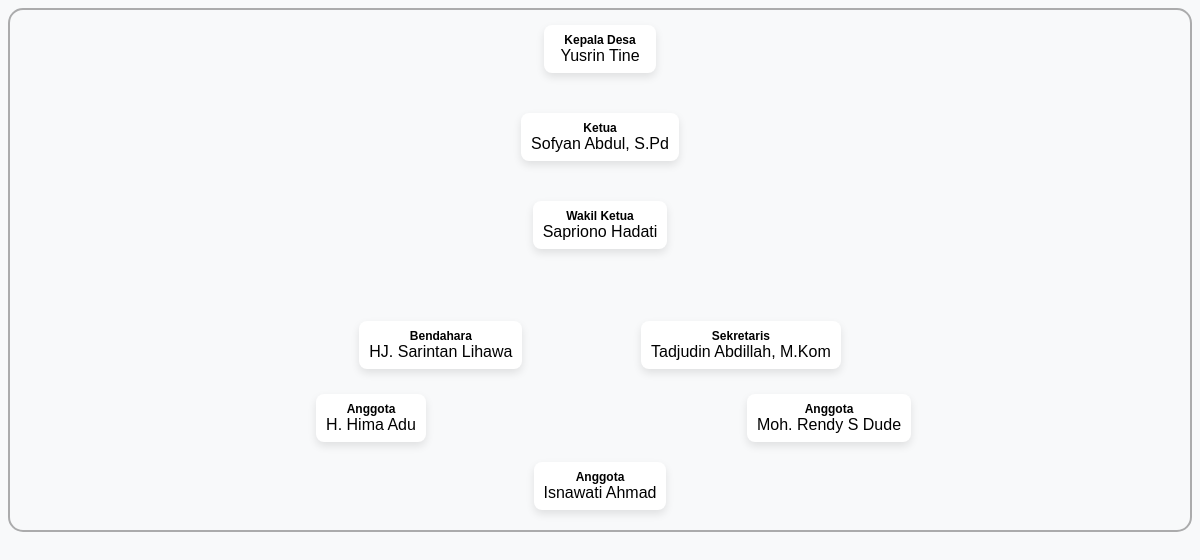
Page /test.php on the committed database.
### tables this page shows
CREATE TABLE `anggotaa` (
  `id_anggota` int(10) NOT NULL,
  `nama_anggota` varchar(30) NOT NULL,
  `jabatan` varchar(20) NOT NULL,
  `alamat` varchar(25) NOT NULL,
  `nomor_telepon` varchar(15) NOT NULL,
  `username` varchar(50) NOT NULL,
  `password` varchar(50) NOT NULL,
  `level` int(11) NOT NULL
);

### test.php (the view, shortened to what this page needs)
<?php
$result = mysqli_query($koneksi, "select * from anggotaa");
$ketua_lpmd = "";
$wakil_lpmd = "";
$bendahara = "";
$sekretaris = "";
$anggota = [];
if (mysqli_num_rows($result) > 0) {
    for ($i = 0; $i < mysqli_num_rows($result); $i++) {
        $row = mysqli_fetch_assoc($result);
        $jabatan = strtolower($row['jabatan']);
        if($jabatan == "ketua") $ketua_lpmd = $row['nama_anggota'];
        if($jabatan == "wakil ketua") $wakil_lpmd = $row['nama_anggota'];
        if($jabatan == "bendahara") $bendahara = $row['nama_anggota'];
        if($jabatan == "sekretaris") $sekretaris = $row['nama_anggota'];
        if($jabatan == "anggota") array_push($anggota,  $row['nama_anggota']);
    }
}
?>
<div class="container structure">
    <div class="row justify-content-center">
        <div class="col-md-8">
            <div class="box"><span class="position">Kepala Desa</span><br>Yusrin Tine</div>
            <div class="line-vertical"></div>
            <div class="box"><span class="position">Ketua</span><br><?= $ketua_lpmd ?></div>
            <div class="line-vertical"></div>
            <div class="box"><span class="position">Wakil Ketua</span><br><?= $wakil_lpmd ?></div>
            <div class="line-vertical"></div>
            <div class="line-horizontal"></div>
            <div class="branch">
                <div class="col">
                    <div class="box"><span class="position">Bendahara</span><br><?= $bendahara ?></div>
                </div>
                <div class="col">
                    <div class="box"><span class="position">Sekretaris</span><br><?= $sekretaris ?></div>
                </div>
            </div>
            <div class="row-custom">
                <?php
                foreach ($anggota as $member) { ?>
                    <div class="col-custom">
                        <div class="box">
                            <span class="position">Anggota</span><br>
                            <?php echo $member; ?>
                        </div>
                    </div>
                <?php } ?>
            </div>
        </div>
    </div>
</div>

### test.php (style rules this page uses)
.structure { text-align: center; }
.structure .row { border: 2px solid #00000050; border-radius: 15px; padding: 10px; }
.structure .box { border: 2px solid var(--prim-color); padding: 8px 10px; margin: 5px auto; background-color: #fff; border-radius: 8px; box-shadow: 0 4px 8px rgba(0, 0, 0, 0.1); width: fit-content; }
.structure .box span { padding: 0px 10px 0px 10px !important; }
.box .position { font-weight: bold; font-size: 12px; }
.line-vertical { height: 30px; width: 2px; background-color: var(--prim-color); margin: 0 auto; }
.line-horizontal { height: 2px; width: 100%; max-width: 300px; background-color: var(--prim-color); margin: 10px auto; }
.branch { display: flex; justify-content: space-around; align-items: center; flex-wrap: wrap; max-width: 600px; margin: 0 auto; }
.branch .col { margin: 10px; }
.row-custom { display: flex; flex-wrap: wrap; justify-content: center; margin: 0 -5px; }
.row-custom .col-custom { flex: 0 0 calc(40% - 20px); max-width: calc(40% - 20px); margin: 5px; }
.box { padding: 102px; }
.col-custom { flex: 0 0 calc(45% - 20px); max-width: calc(45% - 20px); margin: 5px; }

### rows in the picture
anggotaa: nama_anggota "Sofyan Abdul, S.Pd"
anggotaa: nama_anggota "Sapriono Hadati"
anggotaa: nama_anggota "HJ. Sarintan Lihawa"
anggotaa: nama_anggota "Tadjudin Abdillah, M.Kom"

### other values in the picture
$member "H. Hima Adu"
$member "Moh. Rendy S Dude"
$member "Isnawati Ahmad"
